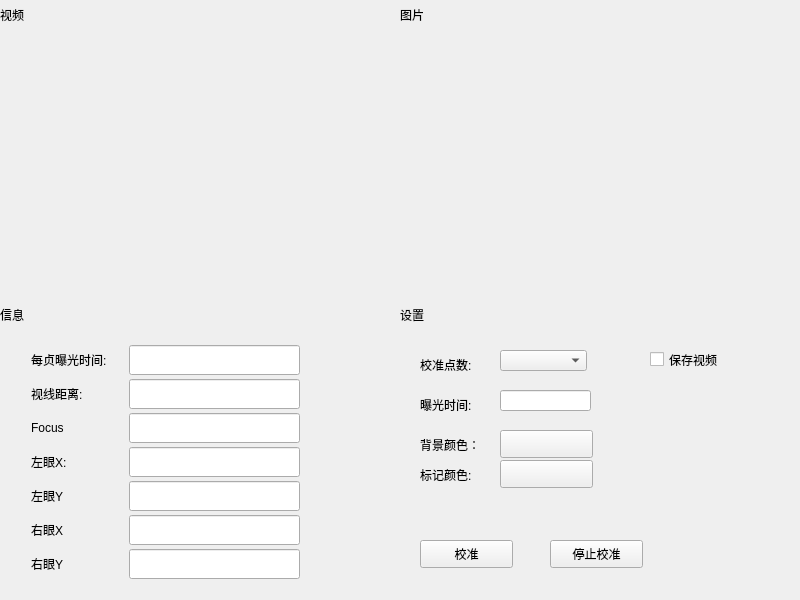
<?xml version="1.0" encoding="UTF-8"?>
<ui version="4.0">
 <class>QCalibrationWidget</class>
 <widget class="QWidget" name="QCalibrationWidget">
  <property name="geometry">
   <rect>
    <x>0</x>
    <y>0</y>
    <width>800</width>
    <height>600</height>
   </rect>
  </property>
  <property name="sizePolicy">
   <sizepolicy hsizetype="Expanding" vsizetype="Expanding">
    <horstretch>0</horstretch>
    <verstretch>0</verstretch>
   </sizepolicy>
  </property>
  <property name="windowTitle">
   <string>Form</string>
  </property>
  <layout class="QGridLayout" name="gridLayout_8">
   <property name="leftMargin">
    <number>0</number>
   </property>
   <property name="topMargin">
    <number>0</number>
   </property>
   <property name="rightMargin">
    <number>0</number>
   </property>
   <property name="bottomMargin">
    <number>0</number>
   </property>
   <property name="spacing">
    <number>0</number>
   </property>
   <item row="0" column="0">
    <widget class="QWidget" name="widget_video" native="true">
     <property name="sizePolicy">
      <sizepolicy hsizetype="Expanding" vsizetype="Expanding">
       <horstretch>0</horstretch>
       <verstretch>0</verstretch>
      </sizepolicy>
     </property>
     <property name="minimumSize">
      <size>
       <width>400</width>
       <height>300</height>
      </size>
     </property>
     <layout class="QGridLayout" name="gridLayout_5">
      <property name="leftMargin">
       <number>0</number>
      </property>
      <property name="topMargin">
       <number>0</number>
      </property>
      <property name="rightMargin">
       <number>0</number>
      </property>
      <property name="bottomMargin">
       <number>0</number>
      </property>
      <property name="spacing">
       <number>0</number>
      </property>
      <item row="1" column="0">
       <widget class="QLabel" name="label_showvideo">
        <property name="sizePolicy">
         <sizepolicy hsizetype="Expanding" vsizetype="Expanding">
          <horstretch>0</horstretch>
          <verstretch>0</verstretch>
         </sizepolicy>
        </property>
        <property name="minimumSize">
         <size>
          <width>400</width>
          <height>270</height>
         </size>
        </property>
        <property name="text">
         <string/>
        </property>
       </widget>
      </item>
      <item row="0" column="0">
       <widget class="QWidget" name="widget_videotitle" native="true">
        <property name="sizePolicy">
         <sizepolicy hsizetype="Expanding" vsizetype="Expanding">
          <horstretch>0</horstretch>
          <verstretch>0</verstretch>
         </sizepolicy>
        </property>
        <property name="minimumSize">
         <size>
          <width>400</width>
          <height>30</height>
         </size>
        </property>
        <property name="maximumSize">
         <size>
          <width>16777215</width>
          <height>30</height>
         </size>
        </property>
        <layout class="QGridLayout" name="gridLayout_3">
         <property name="leftMargin">
          <number>0</number>
         </property>
         <property name="topMargin">
          <number>0</number>
         </property>
         <property name="rightMargin">
          <number>0</number>
         </property>
         <property name="bottomMargin">
          <number>0</number>
         </property>
         <property name="spacing">
          <number>0</number>
         </property>
         <item row="0" column="0">
          <widget class="QLabel" name="label_videotitle">
           <property name="sizePolicy">
            <sizepolicy hsizetype="Expanding" vsizetype="Expanding">
             <horstretch>0</horstretch>
             <verstretch>0</verstretch>
            </sizepolicy>
           </property>
           <property name="minimumSize">
            <size>
             <width>400</width>
             <height>30</height>
            </size>
           </property>
           <property name="maximumSize">
            <size>
             <width>16777215</width>
             <height>30</height>
            </size>
           </property>
           <property name="text">
            <string>视频</string>
           </property>
          </widget>
         </item>
        </layout>
       </widget>
      </item>
     </layout>
    </widget>
   </item>
   <item row="0" column="1" colspan="2">
    <widget class="QWidget" name="widgetShowpic" native="true">
     <property name="sizePolicy">
      <sizepolicy hsizetype="Expanding" vsizetype="Expanding">
       <horstretch>0</horstretch>
       <verstretch>0</verstretch>
      </sizepolicy>
     </property>
     <property name="minimumSize">
      <size>
       <width>400</width>
       <height>300</height>
      </size>
     </property>
     <layout class="QGridLayout" name="gridLayout_4">
      <property name="leftMargin">
       <number>0</number>
      </property>
      <property name="topMargin">
       <number>0</number>
      </property>
      <property name="rightMargin">
       <number>0</number>
      </property>
      <property name="bottomMargin">
       <number>0</number>
      </property>
      <property name="spacing">
       <number>0</number>
      </property>
      <item row="0" column="0">
       <widget class="QWidget" name="widget_pictitle" native="true">
        <property name="sizePolicy">
         <sizepolicy hsizetype="Expanding" vsizetype="Expanding">
          <horstretch>0</horstretch>
          <verstretch>0</verstretch>
         </sizepolicy>
        </property>
        <property name="minimumSize">
         <size>
          <width>400</width>
          <height>30</height>
         </size>
        </property>
        <property name="maximumSize">
         <size>
          <width>16777215</width>
          <height>30</height>
         </size>
        </property>
        <layout class="QGridLayout" name="gridLayout">
         <property name="leftMargin">
          <number>0</number>
         </property>
         <property name="topMargin">
          <number>0</number>
         </property>
         <property name="rightMargin">
          <number>0</number>
         </property>
         <property name="bottomMargin">
          <number>0</number>
         </property>
         <property name="spacing">
          <number>0</number>
         </property>
         <item row="0" column="0">
          <widget class="QLabel" name="label_pictitle">
           <property name="sizePolicy">
            <sizepolicy hsizetype="Expanding" vsizetype="Expanding">
             <horstretch>0</horstretch>
             <verstretch>0</verstretch>
            </sizepolicy>
           </property>
           <property name="minimumSize">
            <size>
             <width>400</width>
             <height>30</height>
            </size>
           </property>
           <property name="maximumSize">
            <size>
             <width>16777215</width>
             <height>30</height>
            </size>
           </property>
           <property name="text">
            <string>图片</string>
           </property>
          </widget>
         </item>
        </layout>
       </widget>
      </item>
      <item row="1" column="0">
       <widget class="QShowpicWidget" name="widget_picture" native="true">
        <property name="sizePolicy">
         <sizepolicy hsizetype="Expanding" vsizetype="Expanding">
          <horstretch>0</horstretch>
          <verstretch>0</verstretch>
         </sizepolicy>
        </property>
        <property name="minimumSize">
         <size>
          <width>400</width>
          <height>270</height>
         </size>
        </property>
       </widget>
      </item>
     </layout>
    </widget>
   </item>
   <item row="1" column="0" colspan="2">
    <widget class="QWidget" name="widgetCCDinfo" native="true">
     <property name="sizePolicy">
      <sizepolicy hsizetype="Expanding" vsizetype="Expanding">
       <horstretch>0</horstretch>
       <verstretch>0</verstretch>
      </sizepolicy>
     </property>
     <property name="minimumSize">
      <size>
       <width>400</width>
       <height>300</height>
      </size>
     </property>
     <layout class="QGridLayout" name="gridLayout_9">
      <property name="leftMargin">
       <number>0</number>
      </property>
      <property name="topMargin">
       <number>0</number>
      </property>
      <property name="rightMargin">
       <number>0</number>
      </property>
      <property name="bottomMargin">
       <number>0</number>
      </property>
      <property name="spacing">
       <number>0</number>
      </property>
      <item row="1" column="0">
       <widget class="QWidget" name="widget_info" native="true">
        <property name="sizePolicy">
         <sizepolicy hsizetype="Expanding" vsizetype="Expanding">
          <horstretch>0</horstretch>
          <verstretch>0</verstretch>
         </sizepolicy>
        </property>
        <property name="minimumSize">
         <size>
          <width>400</width>
          <height>270</height>
         </size>
        </property>
        <widget class="QLineEdit" name="lineEdit_LeftY">
         <property name="geometry">
          <rect>
           <x>129</x>
           <y>151</y>
           <width>171</width>
           <height>30</height>
          </rect>
         </property>
         <property name="minimumSize">
          <size>
           <width>0</width>
           <height>30</height>
          </size>
         </property>
         <property name="readOnly">
          <bool>true</bool>
         </property>
        </widget>
        <widget class="QLabel" name="label_17">
         <property name="geometry">
          <rect>
           <x>31</x>
           <y>151</y>
           <width>80</width>
           <height>30</height>
          </rect>
         </property>
         <property name="sizePolicy">
          <sizepolicy hsizetype="Expanding" vsizetype="Expanding">
           <horstretch>0</horstretch>
           <verstretch>0</verstretch>
          </sizepolicy>
         </property>
         <property name="minimumSize">
          <size>
           <width>80</width>
           <height>30</height>
          </size>
         </property>
         <property name="maximumSize">
          <size>
           <width>200</width>
           <height>50</height>
          </size>
         </property>
         <property name="text">
          <string>左眼Y</string>
         </property>
        </widget>
        <widget class="QLabel" name="label_22">
         <property name="geometry">
          <rect>
           <x>31</x>
           <y>219</y>
           <width>80</width>
           <height>30</height>
          </rect>
         </property>
         <property name="sizePolicy">
          <sizepolicy hsizetype="Expanding" vsizetype="Expanding">
           <horstretch>0</horstretch>
           <verstretch>0</verstretch>
          </sizepolicy>
         </property>
         <property name="minimumSize">
          <size>
           <width>80</width>
           <height>30</height>
          </size>
         </property>
         <property name="maximumSize">
          <size>
           <width>200</width>
           <height>50</height>
          </size>
         </property>
         <property name="text">
          <string>右眼Y</string>
         </property>
        </widget>
        <widget class="QLabel" name="label_21">
         <property name="geometry">
          <rect>
           <x>31</x>
           <y>185</y>
           <width>80</width>
           <height>30</height>
          </rect>
         </property>
         <property name="sizePolicy">
          <sizepolicy hsizetype="Expanding" vsizetype="Expanding">
           <horstretch>0</horstretch>
           <verstretch>0</verstretch>
          </sizepolicy>
         </property>
         <property name="minimumSize">
          <size>
           <width>80</width>
           <height>30</height>
          </size>
         </property>
         <property name="maximumSize">
          <size>
           <width>200</width>
           <height>50</height>
          </size>
         </property>
         <property name="text">
          <string>右眼X</string>
         </property>
        </widget>
        <widget class="QLineEdit" name="lineEdit_RightX">
         <property name="geometry">
          <rect>
           <x>129</x>
           <y>185</y>
           <width>171</width>
           <height>30</height>
          </rect>
         </property>
         <property name="minimumSize">
          <size>
           <width>0</width>
           <height>30</height>
          </size>
         </property>
         <property name="readOnly">
          <bool>true</bool>
         </property>
        </widget>
        <widget class="QLineEdit" name="lineEdit_RightY">
         <property name="geometry">
          <rect>
           <x>129</x>
           <y>219</y>
           <width>171</width>
           <height>30</height>
          </rect>
         </property>
         <property name="minimumSize">
          <size>
           <width>0</width>
           <height>30</height>
          </size>
         </property>
         <property name="readOnly">
          <bool>true</bool>
         </property>
        </widget>
        <widget class="QLabel" name="label_2">
         <property name="geometry">
          <rect>
           <x>31</x>
           <y>15</y>
           <width>98</width>
           <height>30</height>
          </rect>
         </property>
         <property name="sizePolicy">
          <sizepolicy hsizetype="Expanding" vsizetype="Expanding">
           <horstretch>0</horstretch>
           <verstretch>0</verstretch>
          </sizepolicy>
         </property>
         <property name="minimumSize">
          <size>
           <width>80</width>
           <height>30</height>
          </size>
         </property>
         <property name="maximumSize">
          <size>
           <width>200</width>
           <height>50</height>
          </size>
         </property>
         <property name="text">
          <string>每贞曝光时间:</string>
         </property>
        </widget>
        <widget class="QLabel" name="label_3">
         <property name="geometry">
          <rect>
           <x>31</x>
           <y>49</y>
           <width>80</width>
           <height>30</height>
          </rect>
         </property>
         <property name="sizePolicy">
          <sizepolicy hsizetype="Expanding" vsizetype="Expanding">
           <horstretch>0</horstretch>
           <verstretch>0</verstretch>
          </sizepolicy>
         </property>
         <property name="minimumSize">
          <size>
           <width>80</width>
           <height>30</height>
          </size>
         </property>
         <property name="maximumSize">
          <size>
           <width>200</width>
           <height>50</height>
          </size>
         </property>
         <property name="text">
          <string>视线距离:</string>
         </property>
        </widget>
        <widget class="QLineEdit" name="lineEdit_exposure">
         <property name="geometry">
          <rect>
           <x>129</x>
           <y>15</y>
           <width>171</width>
           <height>30</height>
          </rect>
         </property>
         <property name="minimumSize">
          <size>
           <width>30</width>
           <height>30</height>
          </size>
         </property>
         <property name="readOnly">
          <bool>true</bool>
         </property>
        </widget>
        <widget class="QLineEdit" name="lineEdit_focus">
         <property name="geometry">
          <rect>
           <x>129</x>
           <y>83</y>
           <width>171</width>
           <height>30</height>
          </rect>
         </property>
         <property name="minimumSize">
          <size>
           <width>0</width>
           <height>30</height>
          </size>
         </property>
         <property name="readOnly">
          <bool>true</bool>
         </property>
        </widget>
        <widget class="QLabel" name="label_10">
         <property name="geometry">
          <rect>
           <x>31</x>
           <y>83</y>
           <width>80</width>
           <height>30</height>
          </rect>
         </property>
         <property name="sizePolicy">
          <sizepolicy hsizetype="Expanding" vsizetype="Expanding">
           <horstretch>0</horstretch>
           <verstretch>0</verstretch>
          </sizepolicy>
         </property>
         <property name="minimumSize">
          <size>
           <width>80</width>
           <height>30</height>
          </size>
         </property>
         <property name="maximumSize">
          <size>
           <width>200</width>
           <height>50</height>
          </size>
         </property>
         <property name="text">
          <string>Focus</string>
         </property>
        </widget>
        <widget class="QLineEdit" name="lineEdit_distance">
         <property name="geometry">
          <rect>
           <x>129</x>
           <y>49</y>
           <width>171</width>
           <height>30</height>
          </rect>
         </property>
         <property name="minimumSize">
          <size>
           <width>0</width>
           <height>30</height>
          </size>
         </property>
         <property name="readOnly">
          <bool>true</bool>
         </property>
        </widget>
        <widget class="QLabel" name="label_16">
         <property name="geometry">
          <rect>
           <x>31</x>
           <y>117</y>
           <width>80</width>
           <height>30</height>
          </rect>
         </property>
         <property name="sizePolicy">
          <sizepolicy hsizetype="Expanding" vsizetype="Expanding">
           <horstretch>0</horstretch>
           <verstretch>0</verstretch>
          </sizepolicy>
         </property>
         <property name="minimumSize">
          <size>
           <width>80</width>
           <height>30</height>
          </size>
         </property>
         <property name="maximumSize">
          <size>
           <width>200</width>
           <height>50</height>
          </size>
         </property>
         <property name="text">
          <string>左眼X:</string>
         </property>
        </widget>
        <widget class="QLineEdit" name="lineEdit_LeftX">
         <property name="geometry">
          <rect>
           <x>129</x>
           <y>117</y>
           <width>171</width>
           <height>30</height>
          </rect>
         </property>
         <property name="minimumSize">
          <size>
           <width>0</width>
           <height>30</height>
          </size>
         </property>
         <property name="readOnly">
          <bool>true</bool>
         </property>
        </widget>
       </widget>
      </item>
      <item row="0" column="0">
       <widget class="QWidget" name="widget_infotitle" native="true">
        <property name="sizePolicy">
         <sizepolicy hsizetype="Expanding" vsizetype="Expanding">
          <horstretch>0</horstretch>
          <verstretch>0</verstretch>
         </sizepolicy>
        </property>
        <property name="minimumSize">
         <size>
          <width>400</width>
          <height>30</height>
         </size>
        </property>
        <property name="maximumSize">
         <size>
          <width>16777215</width>
          <height>30</height>
         </size>
        </property>
        <layout class="QGridLayout" name="gridLayout_7">
         <property name="leftMargin">
          <number>0</number>
         </property>
         <property name="topMargin">
          <number>0</number>
         </property>
         <property name="rightMargin">
          <number>0</number>
         </property>
         <property name="bottomMargin">
          <number>0</number>
         </property>
         <property name="spacing">
          <number>0</number>
         </property>
         <item row="0" column="0">
          <widget class="QLabel" name="label_infotitle">
           <property name="sizePolicy">
            <sizepolicy hsizetype="Expanding" vsizetype="Expanding">
             <horstretch>0</horstretch>
             <verstretch>0</verstretch>
            </sizepolicy>
           </property>
           <property name="minimumSize">
            <size>
             <width>400</width>
             <height>30</height>
            </size>
           </property>
           <property name="maximumSize">
            <size>
             <width>16777215</width>
             <height>30</height>
            </size>
           </property>
           <property name="text">
            <string>信息</string>
           </property>
          </widget>
         </item>
        </layout>
       </widget>
      </item>
     </layout>
    </widget>
   </item>
   <item row="1" column="2">
    <widget class="QWidget" name="widgetSetting" native="true">
     <property name="sizePolicy">
      <sizepolicy hsizetype="Expanding" vsizetype="Expanding">
       <horstretch>0</horstretch>
       <verstretch>0</verstretch>
      </sizepolicy>
     </property>
     <property name="minimumSize">
      <size>
       <width>400</width>
       <height>300</height>
      </size>
     </property>
     <layout class="QGridLayout" name="gridLayout_10">
      <property name="leftMargin">
       <number>0</number>
      </property>
      <property name="topMargin">
       <number>0</number>
      </property>
      <property name="rightMargin">
       <number>0</number>
      </property>
      <property name="bottomMargin">
       <number>0</number>
      </property>
      <property name="spacing">
       <number>0</number>
      </property>
      <item row="1" column="0">
       <widget class="QWidget" name="widgetSet" native="true">
        <property name="sizePolicy">
         <sizepolicy hsizetype="Expanding" vsizetype="Expanding">
          <horstretch>0</horstretch>
          <verstretch>0</verstretch>
         </sizepolicy>
        </property>
        <property name="minimumSize">
         <size>
          <width>400</width>
          <height>270</height>
         </size>
        </property>
        <widget class="QLineEdit" name="lineEdit_exposuretime">
         <property name="geometry">
          <rect>
           <x>100</x>
           <y>60</y>
           <width>91</width>
           <height>21</height>
          </rect>
         </property>
        </widget>
        <widget class="QLabel" name="label_23">
         <property name="geometry">
          <rect>
           <x>20</x>
           <y>60</y>
           <width>80</width>
           <height>30</height>
          </rect>
         </property>
         <property name="sizePolicy">
          <sizepolicy hsizetype="Expanding" vsizetype="Expanding">
           <horstretch>0</horstretch>
           <verstretch>0</verstretch>
          </sizepolicy>
         </property>
         <property name="minimumSize">
          <size>
           <width>80</width>
           <height>30</height>
          </size>
         </property>
         <property name="maximumSize">
          <size>
           <width>200</width>
           <height>50</height>
          </size>
         </property>
         <property name="text">
          <string>曝光时间:</string>
         </property>
        </widget>
        <widget class="QLabel" name="label_24">
         <property name="geometry">
          <rect>
           <x>20</x>
           <y>20</y>
           <width>80</width>
           <height>30</height>
          </rect>
         </property>
         <property name="sizePolicy">
          <sizepolicy hsizetype="Expanding" vsizetype="Expanding">
           <horstretch>0</horstretch>
           <verstretch>0</verstretch>
          </sizepolicy>
         </property>
         <property name="minimumSize">
          <size>
           <width>80</width>
           <height>30</height>
          </size>
         </property>
         <property name="maximumSize">
          <size>
           <width>200</width>
           <height>50</height>
          </size>
         </property>
         <property name="text">
          <string>校准点数:</string>
         </property>
        </widget>
        <widget class="QCheckBox" name="checkBoxSavevideo">
         <property name="geometry">
          <rect>
           <x>250</x>
           <y>20</y>
           <width>91</width>
           <height>19</height>
          </rect>
         </property>
         <property name="text">
          <string>保存视频</string>
         </property>
        </widget>
        <widget class="QPushButton" name="pushButtonBgColor">
         <property name="geometry">
          <rect>
           <x>100</x>
           <y>100</y>
           <width>93</width>
           <height>28</height>
          </rect>
         </property>
         <property name="text">
          <string/>
         </property>
        </widget>
        <widget class="QPushButton" name="pushButtonTargetColor">
         <property name="geometry">
          <rect>
           <x>100</x>
           <y>130</y>
           <width>93</width>
           <height>28</height>
          </rect>
         </property>
         <property name="text">
          <string/>
         </property>
        </widget>
        <widget class="QLabel" name="label_25">
         <property name="geometry">
          <rect>
           <x>20</x>
           <y>100</y>
           <width>80</width>
           <height>30</height>
          </rect>
         </property>
         <property name="sizePolicy">
          <sizepolicy hsizetype="Expanding" vsizetype="Expanding">
           <horstretch>0</horstretch>
           <verstretch>0</verstretch>
          </sizepolicy>
         </property>
         <property name="minimumSize">
          <size>
           <width>80</width>
           <height>30</height>
          </size>
         </property>
         <property name="maximumSize">
          <size>
           <width>200</width>
           <height>50</height>
          </size>
         </property>
         <property name="text">
          <string>背景颜色：</string>
         </property>
        </widget>
        <widget class="QLabel" name="label_26">
         <property name="geometry">
          <rect>
           <x>20</x>
           <y>130</y>
           <width>80</width>
           <height>30</height>
          </rect>
         </property>
         <property name="sizePolicy">
          <sizepolicy hsizetype="Expanding" vsizetype="Expanding">
           <horstretch>0</horstretch>
           <verstretch>0</verstretch>
          </sizepolicy>
         </property>
         <property name="minimumSize">
          <size>
           <width>80</width>
           <height>30</height>
          </size>
         </property>
         <property name="maximumSize">
          <size>
           <width>200</width>
           <height>50</height>
          </size>
         </property>
         <property name="text">
          <string>标记颜色:</string>
         </property>
        </widget>
        <widget class="QPushButton" name="pushButton_StopCalibraion">
         <property name="geometry">
          <rect>
           <x>150</x>
           <y>210</y>
           <width>93</width>
           <height>28</height>
          </rect>
         </property>
         <property name="text">
          <string>停止校准</string>
         </property>
        </widget>
        <widget class="QPushButton" name="pushButton_StartCalibrion">
         <property name="geometry">
          <rect>
           <x>20</x>
           <y>210</y>
           <width>93</width>
           <height>28</height>
          </rect>
         </property>
         <property name="text">
          <string>校准</string>
         </property>
        </widget>
        <widget class="QComboBox" name="comboBox_CalibrateNum">
         <property name="geometry">
          <rect>
           <x>100</x>
           <y>20</y>
           <width>87</width>
           <height>21</height>
          </rect>
         </property>
        </widget>
       </widget>
      </item>
      <item row="0" column="0">
       <widget class="QWidget" name="widget_settitle" native="true">
        <property name="sizePolicy">
         <sizepolicy hsizetype="Expanding" vsizetype="Expanding">
          <horstretch>0</horstretch>
          <verstretch>0</verstretch>
         </sizepolicy>
        </property>
        <property name="minimumSize">
         <size>
          <width>400</width>
          <height>30</height>
         </size>
        </property>
        <property name="maximumSize">
         <size>
          <width>16777215</width>
          <height>30</height>
         </size>
        </property>
        <layout class="QGridLayout" name="gridLayout_6">
         <property name="leftMargin">
          <number>0</number>
         </property>
         <property name="topMargin">
          <number>0</number>
         </property>
         <property name="rightMargin">
          <number>0</number>
         </property>
         <property name="bottomMargin">
          <number>0</number>
         </property>
         <property name="spacing">
          <number>0</number>
         </property>
         <item row="0" column="0">
          <widget class="QLabel" name="label_settitle">
           <property name="sizePolicy">
            <sizepolicy hsizetype="Expanding" vsizetype="Expanding">
             <horstretch>0</horstretch>
             <verstretch>0</verstretch>
            </sizepolicy>
           </property>
           <property name="minimumSize">
            <size>
             <width>400</width>
             <height>30</height>
            </size>
           </property>
           <property name="maximumSize">
            <size>
             <width>16777215</width>
             <height>30</height>
            </size>
           </property>
           <property name="text">
            <string>设置</string>
           </property>
          </widget>
         </item>
        </layout>
       </widget>
      </item>
     </layout>
    </widget>
   </item>
  </layout>
 </widget>
 <customwidgets>
  <customwidget>
   <class>QShowpicWidget</class>
   <extends>QWidget</extends>
   <header location="global">qshowpicwidget.h</header>
   <container>1</container>
  </customwidget>
 </customwidgets>
 <resources/>
 <connections/>
</ui>
